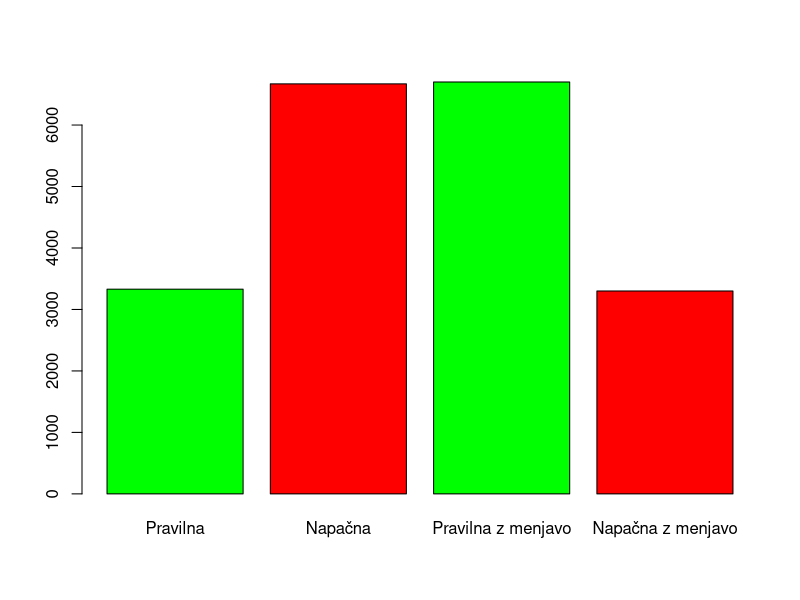

This chart was generated by the following R code:
vrata = c(0,0,1)
izbira = sample(c(1,2,3),1,replace=TRUE,prob=c(1/3,1/3,1/3))

# Test, ali res izbere pravilno v 1/3 primerov
napacna = 0
pravilna = 0
for (i in 1:1000){
  izbira = sample(c(1,2,3),1,replace=TRUE,prob=c(1/3,1/3,1/3))
  if (vrata[izbira]==0){
    napacna = napacna + 1
  }
  else{
    pravilna = pravilna + 1
  }
}
pravilna
napacna

# Ne menjaš
napacna = 0
izbira = 0
pravilna = 0
vrata_krajsi = vrata
for (i in 1:10000){
  vrata = c(0,0,1)
  izbira = sample(c(1,2,3),1,replace=TRUE,prob=c(1/3,1/3,1/3))
  
  # Izločimo vrata, ki jih igralec izbere
  vrata_krajsi = vrata[-izbira]
  
  # Če so ostala vrata 0, izločimo prva
  if (sum(vrata_krajsi)==0){
    vrata_krajsi = vrata_krajsi[-1]
  }
  
  # Če so ostala vrata 1 in 0, izločimo 0
  else{
    vrata_krajsi = vrata_krajsi[-which(vrata_krajsi==0)]
  }
  
  # vrata_krajsi vsebuje samo še tista vrata, ki jih ni izbral
  if (vrata_krajsi==1){
    napacna = napacna + 1
  }
  else{
    pravilna = pravilna + 1
  }
}


# Menjaš
napacna_menjava = 0
izbira = 0
pravilna_menjava = 0
vrata_krajsi = vrata
for (i in 1:10000){
  vrata = c(0,0,1)
  izbira = sample(c(1,2,3),1,replace=TRUE,prob=c(1/3,1/3,1/3))
  vrata_krajsi = vrata[-izbira]
  
  if (sum(vrata_krajsi)==0){
    vrata_krajsi = vrata_krajsi[-1]
  }
  else{
    vrata_krajsi = vrata_krajsi[-which(vrata_krajsi==0)]
  }
  
  # Izberemo oziroma menjamo za to, kar ostane v vrata_krajsi
  if (vrata_krajsi==0){
    napacna_menjava = napacna_menjava + 1
  }
  else{
    pravilna_menjava = pravilna_menjava + 1
  }
}

barplot(c(pravilna,napacna,pravilna_menjava,napacna_menjava),
        col = c("green","red","green","red"),
        names = c("Pravilna","Napačna","Pravilna z menjavo","Napačna z menjavo"))
